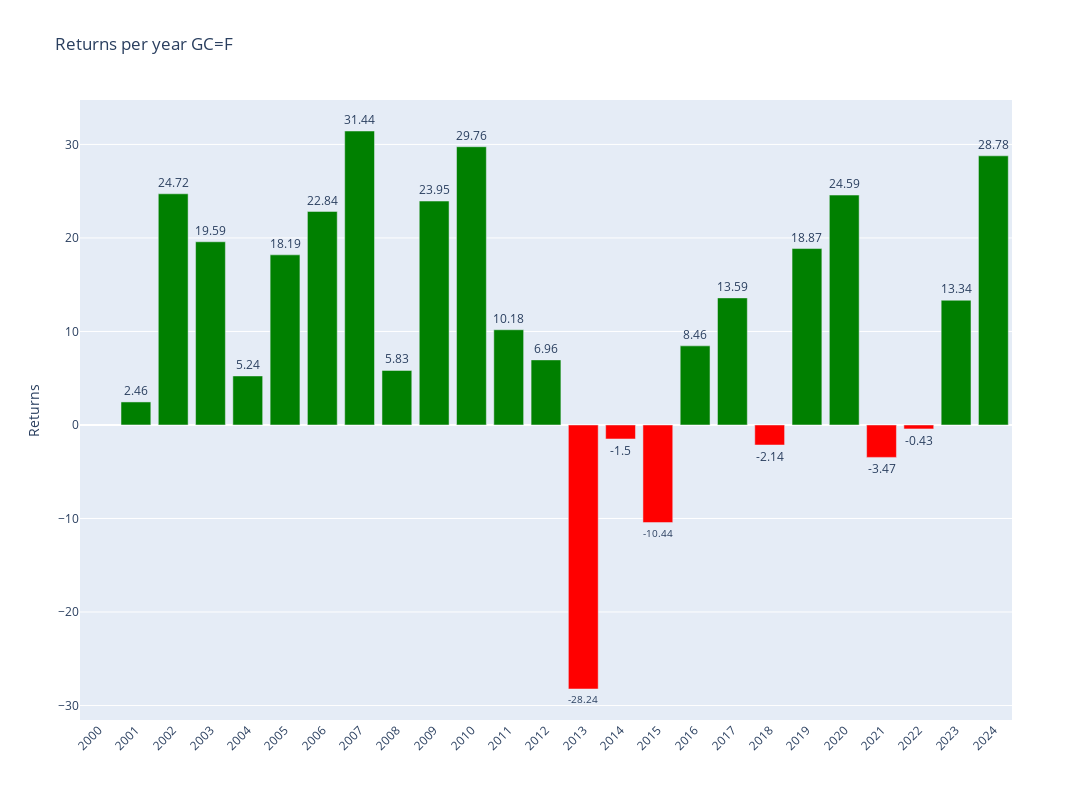

The notebook cell this image was saved under:
### Code cell
# Plotly
fig = make_subplots()

# Add colors
colors = ['green' if x >= 0 else 'red' for x in annual_data['Return']]

# Graph (1,1)
fig.add_trace(go.Bar(y=annual_data['Return'],x=annual_data['Return'].index,text=round(annual_data['Return'],2),textposition='outside',marker_color=colors,hoverinfo='skip'),row=1,col=1)

# Update xaxis properties
fig.update_yaxes(title_text="Returns", row=1, col=1)

fig.update_layout(xaxis=dict(tickvals=annual_data.index,tickangle=-45),height=800, width=1300,title=f"Returns per year {ticker}")

fig.show()

### Figure 1 — Plotly figure (JSON) as saved in the notebook; plotly's stock layout.template omitted (floating-point values rounded to 4 significant figures)
{"data": [{"hoverinfo": "skip", "marker": {"color": ["red", "green", "green", "green", "green", "green", "green", "green", "green", "green", "green", "green", "green", "red", "red", "red", "green", "green", "red", "green", "green", "red", "red", "green", "green"]}, "text": [null, 2.46, 24.72, 19.59, 5.24, 18.19, 22.84, 31.44, 5.83, 23.95, 29.76, 10.18, 6.96, -28.24, -1.5, -10.44, 8.46, 13.59, -2.14, 18.87, 24.59, -3.47, -0.43, 13.34, 28.78], "textposition": "outside", "type": "bar", "x": [2000, 2001, 2002, 2003, 2004, 2005, 2006, 2007, 2008, 2009, 2010, 2011, 2012, 2013, 2014, 2015, 2016, 2017, 2018, 2019, 2020, 2021, 2022, 2023, 2024], "xaxis": "x", "y": [null, 2.463, 24.72, 19.59, 5.244, 18.19, 22.84, 31.44, 5.833, 23.95, 29.76, 10.18, 6.961, -28.24, -1.498, -10.44, 8.46, 13.59, -2.143, 18.87, 24.59, -3.465, -0.4268, 13.34, 28.78], "yaxis": "y"}], "layout": {"height": 800, "title": {"text": "Returns per year GC=F"}, "width": 1300, "xaxis": {"anchor": "y", "domain": [0, 1], "tickangle": -45, "tickvals": [2000, 2001, 2002, 2003, 2004, 2005, 2006, 2007, 2008, 2009, 2010, 2011, 2012, 2013, 2014, 2015, 2016, 2017, 2018, 2019, 2020, 2021, 2022, 2023, 2024]}, "yaxis": {"anchor": "x", "domain": [0, 1], "title": {"text": "Returns"}}}}
